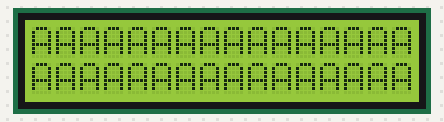
The sketch below on a simulated Arduino Uno, built with avr-gcc and run on an emulated ATmega328P. On the bench: 16×2 character LCD.

Above: at 0.2 s.
At 5.2 s:
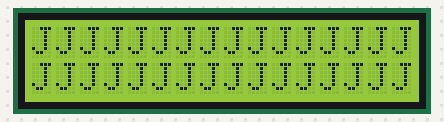
At 10.3 s:
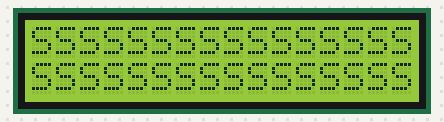
At 20.9 s:
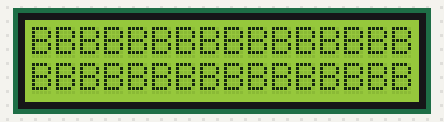
At 29.9 s:
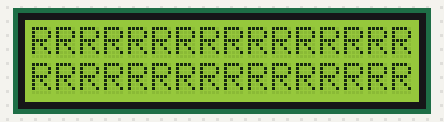
At 39.5 s:
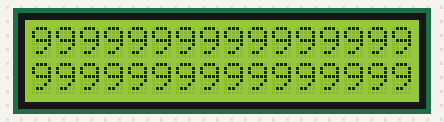

Measured:
- what the display in image 1 shows lasts 0.5 s, from 5.2 s to 5.7 s

The sketch:

LCD_Test.ino
```cpp
#include <Wire.h>
#include <LiquidCrystal_I2C.h>

LiquidCrystal_I2C lcd(0x27, 16, 2);
char letters[] = "ABCDEFGHIJKLMNOPQRSTUVWXYZ1234567890";

void setup() {
  lcd.begin();
  lcd.backlight();
  lcd.clear();
}

void loop() {
  for (int letter = 0; letter < (sizeof letters) -1; letter++) {
    for (int row = 0; row < 2; row++) {
      for (int column = 0; column < 16; column++) {
        lcd.setCursor(column, row);
        lcd.print(letters[letter]);
      }
    }
    delay(500);
    lcd.clear();
  }
}
```
